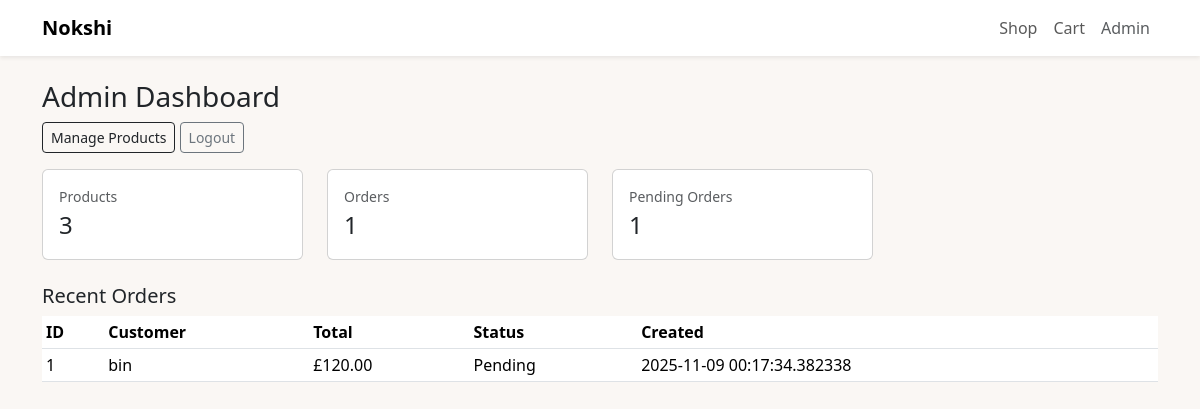
Screenshot of /admin (signed in) with the database file from the repository.
### models.py (models this page shows)
class Order(db.Model):
    id = db.Column(db.Integer, primary_key=True)
    customer_name = db.Column(db.String(120), nullable=False)
    customer_email = db.Column(db.String(120), nullable=False)
    customer_phone = db.Column(db.String(40), nullable=False)
    address = db.Column(db.Text, nullable=False)
    items = db.Column(db.Text, nullable=False)  # serialized cart
    total_price = db.Column(db.Float, nullable=False)
    status = db.Column(db.String(40), default="Pending")
    created_at = db.Column(db.DateTime, nullable=False)

### app.py (the view)
    @app.route("/admin")
    def admin_dashboard():
        r = require_admin_redirect()
        if r:
            return r
        total_products = Product.query.count()
        total_orders = Order.query.count()
        pending_orders = Order.query.filter_by(status="Pending").count()
        recent_orders = Order.query.order_by(Order.created_at.desc()).limit(5).all()
        return render_template(
            "admin_dashboard.html",
            total_products=total_products,
            total_orders=total_orders,
            pending_orders=pending_orders,
            recent_orders=recent_orders,
        )

### templates/admin_dashboard.html
{% extends "base.html" %}
{% block content %}
<h3>Admin Dashboard</h3>
<div class="mb-3">
  <a href="{{ url_for('admin_products') }}" class="btn btn-outline-dark btn-sm">Manage Products</a>
  <a href="{{ url_for('admin_logout') }}" class="btn btn-outline-secondary btn-sm">Logout</a>
</div>
<div class="row mb-4">
  <div class="col-md-3">
    <div class="card p-3">
      <div class="small text-muted">Products</div>
      <div class="fs-4">{{ total_products }}</div>
    </div>
  </div>
  <div class="col-md-3">
    <div class="card p-3">
      <div class="small text-muted">Orders</div>
      <div class="fs-4">{{ total_orders }}</div>
    </div>
  </div>
  <div class="col-md-3">
    <div class="card p-3">
      <div class="small text-muted">Pending Orders</div>
      <div class="fs-4">{{ pending_orders }}</div>
    </div>
  </div>
</div>
<h5>Recent Orders</h5>
<table class="table table-sm">
  <thead>
    <tr>
      <th>ID</th>
      <th>Customer</th>
      <th>Total</th>
      <th>Status</th>
      <th>Created</th>
    </tr>
  </thead>
  <tbody>
    {% for o in recent_orders %}
      <tr>
        <td>{{ o.id }}</td>
        <td>{{ o.customer_name }}</td>
        <td>£{{ '%.2f'|format(o.total_price) }}</td>
        <td>{{ o.status }}</td>
        <td>{{ o.created_at }}</td>
      </tr>
    {% else %}
      <tr><td colspan="5">No orders yet.</td></tr>
    {% endfor %}
  </tbody>
</table>
{% endblock %}

### static/css/styles.css (style rules this page uses)
body { background-color: #faf7f4; }

### rows the page displays
Order: id "1", customer_name "bin", total_price "120.00", status "Pending", created_at "2025-11-09 00:17:34.382338"

### other values shown
{{ total_products }} "3"
{{ total_orders }} "1"
{{ pending_orders }} "1"
